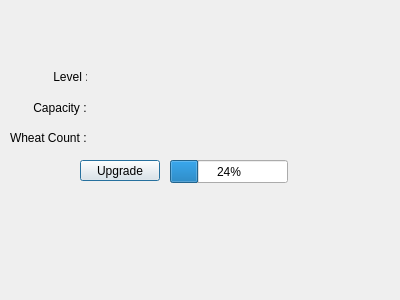
<?xml version="1.0" encoding="UTF-8"?>
<ui version="4.0">
 <class>silo</class>
 <widget class="QDialog" name="silo">
  <property name="geometry">
   <rect>
    <x>0</x>
    <y>0</y>
    <width>400</width>
    <height>300</height>
   </rect>
  </property>
  <property name="windowTitle">
   <string>Dialog</string>
  </property>
  <widget class="QLabel" name="label">
   <property name="geometry">
    <rect>
     <x>40</x>
     <y>70</y>
     <width>47</width>
     <height>13</height>
    </rect>
   </property>
   <property name="text">
    <string>    Level :</string>
   </property>
  </widget>
  <widget class="QLabel" name="level">
   <property name="geometry">
    <rect>
     <x>90</x>
     <y>70</y>
     <width>47</width>
     <height>13</height>
    </rect>
   </property>
   <property name="text">
    <string/>
   </property>
  </widget>
  <widget class="QLabel" name="label_3">
   <property name="geometry">
    <rect>
     <x>30</x>
     <y>100</y>
     <width>61</width>
     <height>16</height>
    </rect>
   </property>
   <property name="text">
    <string> Capacity :</string>
   </property>
  </widget>
  <widget class="QLabel" name="capacity">
   <property name="geometry">
    <rect>
     <x>90</x>
     <y>100</y>
     <width>47</width>
     <height>13</height>
    </rect>
   </property>
   <property name="text">
    <string/>
   </property>
  </widget>
  <widget class="QLabel" name="label_5">
   <property name="geometry">
    <rect>
     <x>10</x>
     <y>130</y>
     <width>81</width>
     <height>16</height>
    </rect>
   </property>
   <property name="text">
    <string>Wheat Count :</string>
   </property>
  </widget>
  <widget class="QLabel" name="wheat">
   <property name="geometry">
    <rect>
     <x>90</x>
     <y>130</y>
     <width>47</width>
     <height>13</height>
    </rect>
   </property>
   <property name="text">
    <string/>
   </property>
  </widget>
  <widget class="QPushButton" name="upgrade">
   <property name="geometry">
    <rect>
     <x>80</x>
     <y>160</y>
     <width>80</width>
     <height>21</height>
    </rect>
   </property>
   <property name="text">
    <string>Upgrade</string>
   </property>
  </widget>
  <widget class="QProgressBar" name="silo_pro">
   <property name="geometry">
    <rect>
     <x>170</x>
     <y>160</y>
     <width>118</width>
     <height>23</height>
    </rect>
   </property>
   <property name="value">
    <number>24</number>
   </property>
  </widget>
 </widget>
 <resources/>
 <connections/>
</ui>
